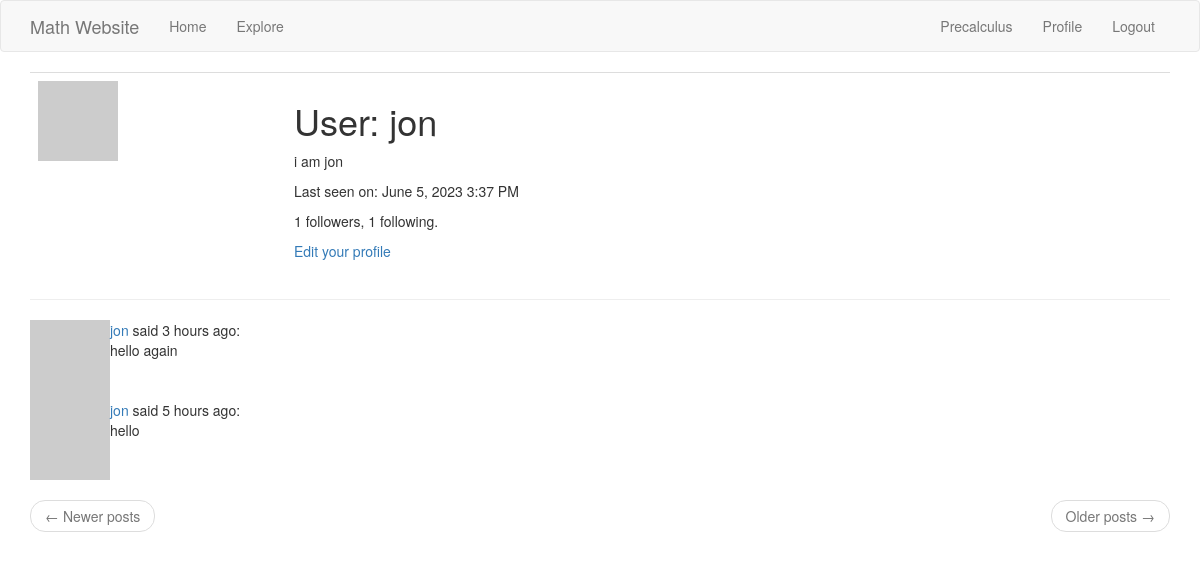
The app's page /user/jon (signed in), older data.
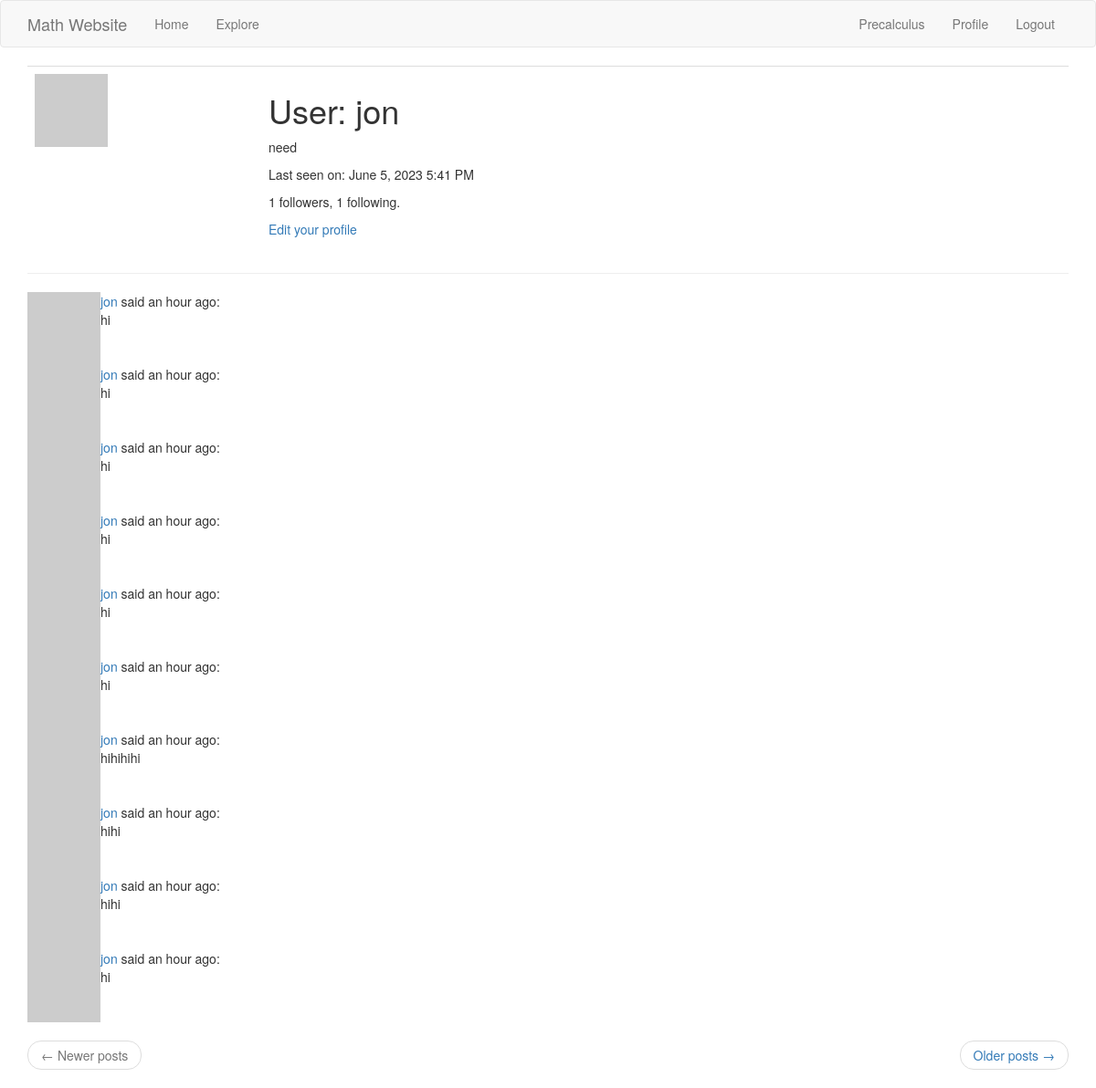
The same page, newer data.
### app/models.py (models this page shows, shortened)
class User(UserMixin, db.Model):
    id = db.Column(db.Integer, primary_key=True)
    username = db.Column(db.String(64), index=True, unique=True)
    email = db.Column(db.String(120), index=True, unique=True)
    password_hash = db.Column(db.String(128))
    posts = db.relationship('Post', backref='author', lazy='dynamic')
    about_me = db.Column(db.String(140))
    last_seen = db.Column(db.DateTime, default=datetime.utcnow)
    followed = db.relationship(
        'User', secondary=followers,
        primaryjoin=(followers.c.follower_id == id),
        secondaryjoin=(followers.c.followed_id == id),
        backref=db.backref('followers', lazy='dynamic'), lazy='dynamic')
    def avatar(self, size):
        digest = md5(self.email.lower().encode('utf-8')).hexdigest()
        return 'https://www.gravatar.com/avatar/{}?d=identicon&s={}'.format(
            digest, size)
    '''The self user on the left-hand side follows the value of the
"user" variable---the user whom our self user wishes to follow---in the append,
remove, and is_following method arguments on the right-hand side, as in the
following example:

user1.followed.append(user2)

where user1 is the self user and user2 is the value of the "user" variable
serving as the append argument.
'''
    def follow(self, user):
        '''The self parameter references the self user, while the "user"
    variable references the user self user wishes to follow.'''
        if not self.is_following(user):
            self.followed.append(user)
    def is_following(self, user):
        '''The is_following function queries the database to check if the self
    user, contained in the "self" parameter, is following the user contained
    in the "user" variable.'''
        return self.followed.filter(
            followers.c.followed_id == user.id).count() > 0

class Post(db.Model):
    id = db.Column(db.Integer, primary_key=True)
    body = db.Column(db.String(140))
    timestamp = db.Column(db.DateTime, index=True, default=datetime.utcnow)
    user_id = db.Column(db.Integer, db.ForeignKey('user.id'))
    language = db.Column(db.String(5))

### app/main/routes.py (the view)
@bp.route('/user/<username>')
@login_required
def user(username):
    user = User.query.filter_by(username=username).first_or_404()
    '''If the username exists, it will be unique and thus, the first to be
encountered in a query to the database. If the username does not exist, then
an 404 exception is raised. The user variable now points to the User model and
all of its field values for the user holding this specific username. We use
this to coordinate post entries through our _post.html file so that they may
render on the webpage.'''
    page = request.args.get('page', 1, type=int)
    '''This request.args.get() call takes in the parsed contents of a URL
query string, which is the part of the URL after the question mark in the
following formated URL

<scheme>://<netloc>/<path>;<params>?<query>#<fragment>

The parsed contents of the query string are keys in a Python dictionary. The
value of this "page" key corresponds to the same object on which a limit of
posts per view has been set in our config.py file under the "POSTS_PER_PAGE"
key. We paginate with respect to posts from the self user,
which correspond to the "posts" variable of our User model in the models.py
file, starting from page 1, where the pages are ordered by descending
timestamp.'''
    posts = user.posts.order_by(Post.timestamp.desc()).paginate(
        page=page, per_page=current_app.config['POSTS_PER_PAGE'], error_out=False)
    next_url = url_for('main.user', username=user.username, \
        page=posts.next_num)\
        if posts.has_next else None
    prev_url = url_for('main.user', username=user.username, \
        page=posts.prev_num)\
        if posts.has_prev else None
    form = EmptyForm()
    '''Hitting the sumbit button for this EmptyForm form will signal this
viewfunction to render the form in POST, which will process the information
according to the "follow" viewfunction being accessed by the
"user.html" template.'''
    return render_template('user.html', user=user, posts=posts.items,
        next_url=next_url, prev_url=prev_url, form=form)

### app/__init__.py (called while the page is built)
def get_locale():
    return request.accept_languages.best_match(current_app.config['LANGUAGES'])

### app/main/routes.py (called while the page is built)
@bp.before_request
def before_request():
    if current_user.is_authenticated:
        current_user.last_seen = datetime.utcnow()
        db.session.commit()
    g.locale = str(get_locale())

### app/models.py (called while the page is built)
@login.user_loader
def load_user(id):
    return User.query.get(int(id))

### app/templates/user.html (shortened to what this page needs)
{% extends 'base.html' %}
{% block app_content %}
    <table class='table table-hover'>
        <tr>
            <td width='256px'><img src='{{ user.avatar(256) }}'></td>
            <td>
                <h1>User: {{ user.username }}</h1>
				{% if user.about_me %}
					<p>{{ user.about_me }}</p>
				{% endif %}
				{% if user.last_seen %}
					<p>Last seen on: {{
						moment(user.last_seen).format('LLL')
						}}
					</p>
				{% endif %}
				<p>{{ user.followers.count() }} followers,
					{{ user.followed.count() }} following.
				</p>
				{% if user == current_user %}
                <p><a href='{{ url_for("main.edit_profile") }}'>
					{{ ('Edit your profile') }}</a></p>
                {% endif %}
            </td>
        </tr>
    </table>
	<hr>
    {% for post in posts %}
        {% include '_post.html' %}
    {% endfor %}
    <nav aria-label='...'>
        <ul class='pager'>
            <li class='previous{% if not prev_url %}
			disabled{% endif %}'>
                <a href='{{ prev_url or "#" }}'>
                    <span aria-hidden='true'>&larr;</span>
					{{ ('Newer posts') }}
                </a>
            </li>
            <li class='next{% if not next_url %} disabled{% endif %}'>
                <a href='{{ next_url or "#" }}'>
                    {{ ('Older posts') }}
					<span aria-hidden='true'>&rarr;</span>
                </a>
            </li>
        </ul>
    </nav>
{% endblock %}

### app/templates/_post.html
	<table>
		<tr valign='top'>
			<td><img src='{{ post.author.avatar(36) }}'></td>
			<td>
				<a href='{{
					url_for("main.user", username=post.author.username)
					}}'>
					{{ post.author.username }}
				</a>
				said {{ moment(post.timestamp).fromNow() }}:
				<br>
				{{ post.body }}
			</td>
		</tr>
	</table>

Row changes from the older to the newer data that the page shows:
no longer on this page (row edited): Post: author.username "jon", timestamp "5 hours ago", body "hello"
changed User "jon": about_me "i am jon" → "need"; last_seen "June 5, 2023 3:37 PM" → "June 5, 2023 5:41 PM"
added Post: author.username "jon", timestamp "an hour ago", body "hi"
changed Post (number 2 of 10 on the later page): timestamp "3 hours ago" → "an hour ago"; body "hello again" → "hi"
now on this page (row edited): Post: author.username "jon", timestamp "an hour ago", body "hi"
now on this page (row edited): Post: author.username "jon", timestamp "an hour ago", body "hi"
now on this page (row edited): Post: author.username "jon", timestamp "an hour ago", body "hi"
now on this page (row edited): Post: author.username "jon", timestamp "an hour ago", body "hi"
now on this page (row edited): Post: author.username "jon", timestamp "an hour ago", body "hihihihi"
now on this page (row edited): Post: author.username "jon", timestamp "an hour ago", body "hihi"
now on this page (row edited): Post: author.username "jon", timestamp "an hour ago", body "hihi"
now on this page (row edited): Post: author.username "jon", timestamp "an hour ago", body "hi"
